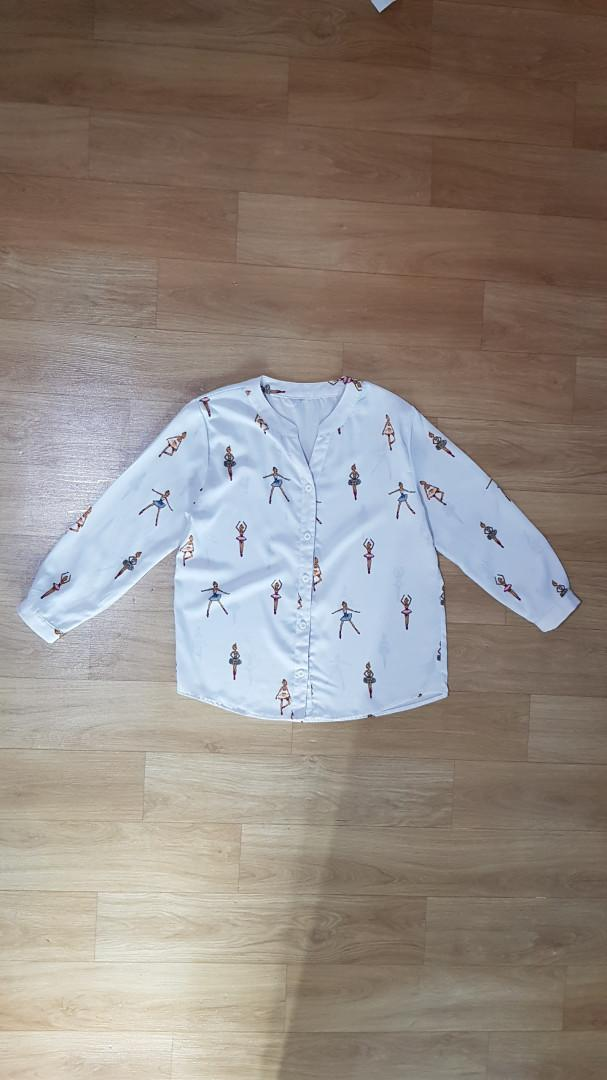
#> input picture backend/dataset/Sample/01.원천데이터/상품/상의/blouse/01_sou_000254_001266_front_02top_01blouse_woman.jpg, 607 x 1080 px
$ python -i styles.py   (imports and definitions only)   (older library calls are emulated)
#> lines starting #> are read from the running program, lines starting #| are printed output that depends on the picture; after the words box and inside, x2 and y2 are one past the last pixel; in counts of white or black regions, pixels touching at a corner belong together
### backend/app/services/ai/color.py
"""
Color Correction Module
Automatic color enhancement for fashion product images
"""
import cv2
import numpy as np
from PIL import Image
import logging

logger = logging.getLogger(__name__)


class ColorCorrection:
    """Color correction and enhancement for images"""

    def __init__(self):
        """Initialize color correction"""
        self.clip_limit = 2.0
        self.tile_grid_size = (8, 8)

    def auto_white_balance(self, image: np.ndarray) -> np.ndarray:
        """
        Apply automatic white balance using Gray World algorithm

        Args:
            image: BGR image (numpy array)

        Returns:
            White balanced image
        """
        result = cv2.cvtColor(image, cv2.COLOR_BGR2LAB)
        avg_a = np.average(result[:, :, 1])
        avg_b = np.average(result[:, :, 2])

        result[:, :, 1] = result[:, :, 1] - ((avg_a - 128) * (result[:, :, 0] / 255.0) * 1.1)
        result[:, :, 2] = result[:, :, 2] - ((avg_b - 128) * (result[:, :, 0] / 255.0) * 1.1)

        result = cv2.cvtColor(result, cv2.COLOR_LAB2BGR)
        return result

    def adjust_brightness_contrast(self, image: np.ndarray, brightness: int = 0,
                                   contrast: int = 0) -> np.ndarray:
        """
        Adjust brightness and contrast

        Args:
            image: Input image
            brightness: Brightness adjustment (-100 to 100)
            contrast: Contrast adjustment (-100 to 100)

        Returns:
            Adjusted image
        """
        if brightness != 0:
            if brightness > 0:
                shadow = brightness
                highlight = 255
            else:
                shadow = 0
                highlight = 255 + brightness
            alpha_b = (highlight - shadow) / 255
            gamma_b = shadow

            image = cv2.addWeighted(image, alpha_b, image, 0, gamma_b)

        if contrast != 0:
            f = 131 * (contrast + 127) / (127 * (131 - contrast))
            alpha_c = f
            gamma_c = 127 * (1 - f)

            image = cv2.addWeighted(image, alpha_c, image, 0, gamma_c)

        return image

    def clahe_enhancement(self, image: np.ndarray) -> np.ndarray:
        """
        Apply CLAHE (Contrast Limited Adaptive Histogram Equalization)

        Args:
            image: BGR image

        Returns:
            Enhanced image
        """
        # Convert to LAB color space
        lab = cv2.cvtColor(image, cv2.COLOR_BGR2LAB)

        # Split channels
        l, a, b = cv2.split(lab)

        # Apply CLAHE to L channel
        clahe = cv2.createCLAHE(clipLimit=self.clip_limit,
                                tileGridSize=self.tile_grid_size)
        l = clahe.apply(l)

        # Merge channels
        lab = cv2.merge([l, a, b])

        # Convert back to BGR
        result = cv2.cvtColor(lab, cv2.COLOR_LAB2BGR)
        return result

    def enhance_saturation(self, image: np.ndarray, saturation_scale: float = 1.2) -> np.ndarray:
        """
        Enhance color saturation

        Args:
            image: BGR image
            saturation_scale: Saturation multiplier (1.0 = no change)

        Returns:
            Enhanced image
        """
        # Convert to HSV
        hsv = cv2.cvtColor(image, cv2.COLOR_BGR2HSV).astype(np.float32)

        # Scale saturation
        hsv[:, :, 1] = hsv[:, :, 1] * saturation_scale
        hsv[:, :, 1] = np.clip(hsv[:, :, 1], 0, 255)

        # Convert back to BGR
        hsv = hsv.astype(np.uint8)
        result = cv2.cvtColor(hsv, cv2.COLOR_HSV2BGR)
        return result

    # [29 lines left out: function adjust_color_temperature, not called in this run]

    def sharpen(self, image: np.ndarray, strength: float = 1.0) -> np.ndarray:
        """
        Apply unsharp masking for sharpening

        Args:
            image: Input image
            strength: Sharpening strength (0.5 to 2.0)

        Returns:
            Sharpened image
        """
        # Create Gaussian blur
        blurred = cv2.GaussianBlur(image, (0, 0), 3)

        # Unsharp mask
        sharpened = cv2.addWeighted(image, 1.0 + strength, blurred, -strength, 0)

        return sharpened

    def auto_enhance(self, image: Image.Image, style: str = "balanced") -> Image.Image:
        """
        Automatic color enhancement pipeline

        Args:
            image: PIL Image (RGB or RGBA)
            style: Enhancement style ("balanced", "vivid", "soft")

        Returns:
            Enhanced PIL Image
        """
        # Convert PIL to OpenCV format
        has_alpha = image.mode == 'RGBA'
        if has_alpha:
            alpha_channel = np.array(image)[:, :, 3]
            rgb_image = image.convert('RGB')
        else:
            rgb_image = image.convert('RGB')

        cv_image = cv2.cvtColor(np.array(rgb_image), cv2.COLOR_RGB2BGR)

        # Apply enhancements based on style
        if style == "balanced":
            # Balanced: subtle enhancements
            cv_image = self.auto_white_balance(cv_image)
            cv_image = self.clahe_enhancement(cv_image)
            cv_image = self.enhance_saturation(cv_image, 1.1)
            cv_image = self.sharpen(cv_image, 0.5)

        elif style == "vivid":
            # Vivid: strong colors and contrast
            cv_image = self.auto_white_balance(cv_image)
            cv_image = self.clahe_enhancement(cv_image)
            cv_image = self.enhance_saturation(cv_image, 1.3)
            cv_image = self.adjust_brightness_contrast(cv_image, brightness=5, contrast=10)
            cv_image = self.sharpen(cv_image, 1.0)

        elif style == "soft":
            # Soft: gentle enhancements
            cv_image = self.auto_white_balance(cv_image)
            cv_image = self.enhance_saturation(cv_image, 1.05)
            cv_image = self.adjust_brightness_contrast(cv_image, brightness=10, contrast=5)

        else:
            logger.warning(f"Unknown style '{style}', using balanced")
            cv_image = self.auto_white_balance(cv_image)
            cv_image = self.clahe_enhancement(cv_image)

        # Convert back to PIL
        rgb_image = cv2.cvtColor(cv_image, cv2.COLOR_BGR2RGB)
        result = Image.fromarray(rgb_image)

        # Restore alpha channel if present
        if has_alpha:
            result.putalpha(Image.fromarray(alpha_channel))

        logger.info(f"Applied color correction with style: {style}")
        return result

### backend/app/services/ai/wrinkle.py
"""
Wrinkle Removal Module
Smoothing and detail preservation for clothing images
"""
import cv2
import numpy as np
from PIL import Image
import logging

logger = logging.getLogger(__name__)


class WrinkleRemoval:
    """Wrinkle removal and fabric smoothing"""

    def __init__(self):
        """Initialize wrinkle removal"""
        pass

    # [81 lines left out: functions bilateral_filter, guided_filter, adaptive_smoothing, not called in this run]

    def detail_preserving_smooth(self, image: np.ndarray, strength: float = 0.5) -> np.ndarray:
        """
        Apply detail-preserving smoothing

        Args:
            image: Input image
            strength: Smoothing strength (0.0 to 1.0)

        Returns:
            Smoothed image
        """
        if strength <= 0:
            return image

        # Apply bilateral filter with strength control
        sigma_color = int(75 * strength)
        sigma_space = int(75 * strength)
        d = 9 if strength > 0.5 else 7

        smoothed = cv2.bilateralFilter(image, d, sigma_color, sigma_space)

        # Blend with original based on strength
        result = cv2.addWeighted(image, 1 - strength, smoothed, strength, 0)

        return result

    def remove_wrinkles(self, image: Image.Image, strength: str = "medium") -> Image.Image:
        """
        Main wrinkle removal pipeline

        Args:
            image: PIL Image (RGB or RGBA)
            strength: Smoothing strength ("light", "medium", "strong")

        Returns:
            Smoothed PIL Image
        """
        # Convert PIL to OpenCV format
        has_alpha = image.mode == 'RGBA'
        if has_alpha:
            alpha_channel = np.array(image)[:, :, 3]
            rgb_image = image.convert('RGB')
        else:
            rgb_image = image.convert('RGB')

        cv_image = cv2.cvtColor(np.array(rgb_image), cv2.COLOR_RGB2BGR)

        # Apply smoothing based on strength
        if strength == "light":
            cv_image = self.detail_preserving_smooth(cv_image, strength=0.3)
        elif strength == "medium":
            cv_image = self.bilateral_filter(cv_image, d=9, sigma_color=50, sigma_space=50)
        elif strength == "strong":
            cv_image = self.bilateral_filter(cv_image, d=11, sigma_color=75, sigma_space=75)
            # Apply second pass for very strong smoothing
            cv_image = self.detail_preserving_smooth(cv_image, strength=0.4)
        else:
            logger.warning(f"Unknown strength '{strength}', using medium")
            cv_image = self.bilateral_filter(cv_image, d=9, sigma_color=50, sigma_space=50)

        # Convert back to PIL
        rgb_image = cv2.cvtColor(cv_image, cv2.COLOR_BGR2RGB)
        result = Image.fromarray(rgb_image)

        # Restore alpha channel if present
        if has_alpha:
            result.putalpha(Image.fromarray(alpha_channel))

        logger.info(f"Applied wrinkle removal with strength: {strength}")
        return result

### backend/app/services/ai/styles.py
"""
Style Processor Module
Style-specific image preprocessing for different Instagram aesthetics
"""
import cv2
import numpy as np
from PIL import Image, ImageDraw, ImageFilter, ImageEnhance
from typing import Tuple
import logging

from app.services.ai.color import ColorCorrection
from app.services.ai.wrinkle import WrinkleRemoval

logger = logging.getLogger(__name__)


class StyleProcessor:
    """Process images with different style presets"""

    def __init__(self):
        """Initialize style processor"""
        self.color_corrector = ColorCorrection()
        self.wrinkle_remover = WrinkleRemoval()

    def add_drop_shadow(self, image: Image.Image, offset: Tuple[int, int] = (10, 10),
                       blur_radius: int = 20, shadow_color: Tuple[int, int, int, int] = (0, 0, 0, 100)) -> Image.Image:
        """
        Add professional drop shadow to image

        Args:
            image: RGBA image
            offset: Shadow offset (x, y)
            blur_radius: Shadow blur
            shadow_color: Shadow color (RGBA)

        Returns:
            Image with shadow
        """
        # Create shadow layer
        shadow = Image.new('RGBA', image.size, (0, 0, 0, 0))
        shadow_draw = ImageDraw.Draw(shadow)

        # Get image bounds (non-transparent pixels)
        bbox = image.getbbox()
        if bbox:
            # Draw shadow
            shadow.paste(Image.new('RGBA', image.size, shadow_color), (0, 0))
            shadow.paste((0, 0, 0, 0), (0, 0), image)

            # Offset and blur shadow
            shadow = shadow.transform(
                image.size,
                Image.AFFINE,
                (1, 0, -offset[0], 0, 1, -offset[1]),
                Image.BILINEAR
            )
            shadow = shadow.filter(ImageFilter.GaussianBlur(blur_radius))

            # Composite shadow with image
            result = Image.alpha_composite(shadow, image)
            return result

        return image

    # [43 lines left out: function add_vignette, not called in this run]

    def minimal_style(self, image: Image.Image) -> Image.Image:
        """
        Apply minimal style processing
        - Clean white background
        - Professional drop shadow
        - High contrast
        - Sharp details

        Args:
            image: RGBA image (background already removed)

        Returns:
            Processed image
        """
        logger.info("Applying minimal style")

        # 1. Color correction - vivid for clarity
        enhanced = self.color_corrector.auto_enhance(image, style="vivid")

        # 2. Remove wrinkles - light to maintain detail
        smoothed = self.wrinkle_remover.remove_wrinkles(enhanced, strength="light")

        # 3. Increase contrast and sharpness
        if smoothed.mode == 'RGBA':
            alpha = smoothed.split()[3]
            rgb = smoothed.convert('RGB')
        else:
            rgb = smoothed.convert('RGB')
            alpha = None

        # Enhance contrast
        enhancer = ImageEnhance.Contrast(rgb)
        rgb = enhancer.enhance(1.2)

        # Enhance sharpness
        enhancer = ImageEnhance.Sharpness(rgb)
        rgb = enhancer.enhance(1.5)

        # Restore alpha
        if alpha:
            rgb.putalpha(alpha)

        # 4. Add professional drop shadow
        result = self.add_drop_shadow(rgb, offset=(8, 8), blur_radius=15,
                                      shadow_color=(0, 0, 0, 60))

        logger.info("Minimal style applied successfully")
        return result

    # [117 lines left out: functions mood_style, street_style, not called in this run]

    def process_with_style(self, image: Image.Image, style: str = "minimal") -> Image.Image:
        """
        Process image with specified style

        Args:
            image: Input image (RGBA)
            style: Style name ("minimal", "mood", "street")

        Returns:
            Styled image
        """
        style = style.lower()

        if style == "minimal":
            return self.minimal_style(image)
        elif style == "mood":
            return self.mood_style(image)
        elif style == "street":
            return self.street_style(image)
        else:
            logger.warning(f"Unknown style '{style}', using minimal")
            return self.minimal_style(image)

>>> from PIL import Image
>>> picture = Image.open('../../../dataset/Sample/01.원천데이터/상품/상의/blouse/01_sou_000254_001266_front_02top_01blouse_woman.jpg')
#> picture is the input picture: PIL image 607x1080 RGB; mean R, G, B 145.8, 136, 129.4
>>> result = StyleProcessor().process_with_style(picture)
#> in auto_white_balance, `avg_a = np.average(result[:, :, 1])`: avg_a = 131.2
#> in auto_white_balance, `avg_b = np.average(result[:, :, 2])`: avg_b = 133.5
#> in clahe_enhancement, `l, a, b = cv2.split(lab)`:
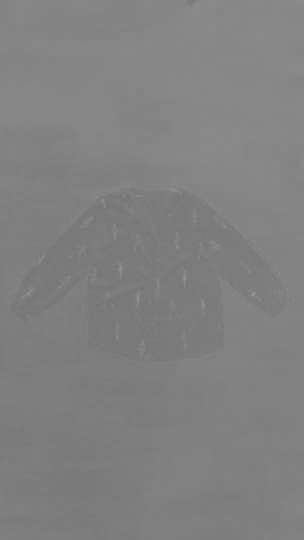
#> a: shape (1080, 607) (shown at 1/2 size); min 113, max 153, mean 128.7
#> in clahe_enhancement, `l = clahe.apply(l)`:
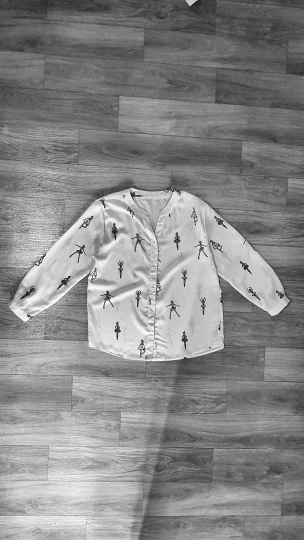
#> l: shape (1080, 607) (shown at 1/2 size); min 1, max 254, mean 136.6
#> in enhance_saturation, `hsv[:, :, 1] = hsv[:, :, 1] * saturation_scale`:
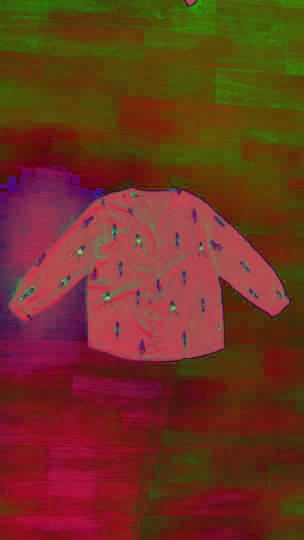
#> hsv: shape (1080, 607, 3) float32 (shown at 1/2 size); mean B, G, R 42.8, 68.1, 142.8; drawn with min black and max white
#> in enhance_saturation, `hsv[:, :, 1] = np.clip(hsv[:, :, 1], 0, 255)`:
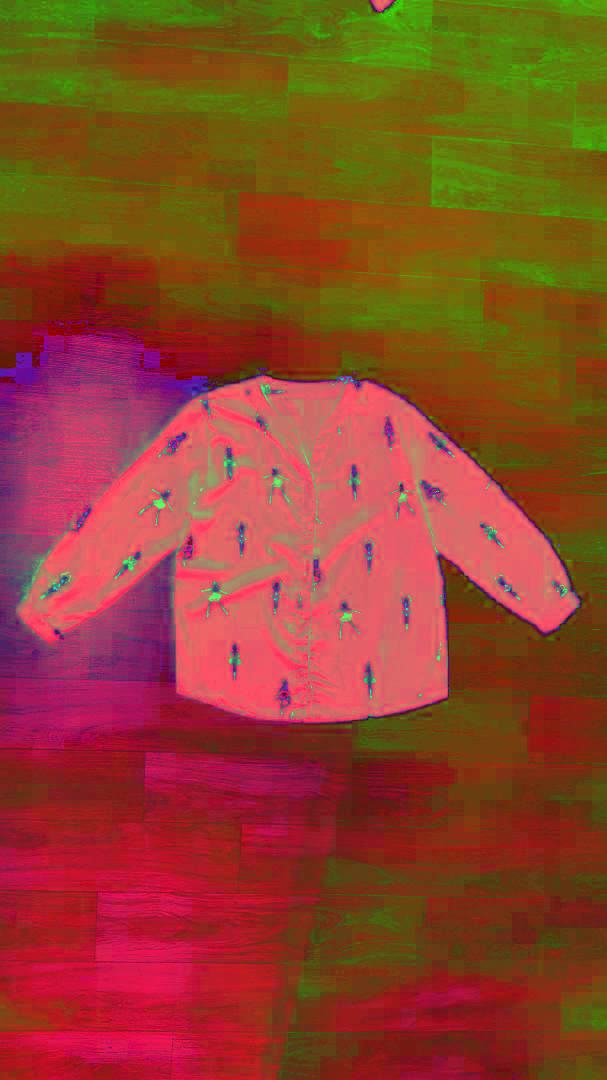
#> hsv: shape (1080, 607, 3) float32; 0.05% of pixels changed, all inside (x1, y1, x2, y2) = (41, 379, 567, 715)
#> in sharpen, `blurred = cv2.GaussianBlur(image, (0, 0), 3)`:
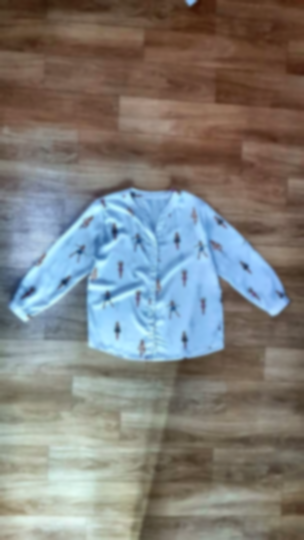
#> blurred: shape (1080, 607, 3) (shown at 1/2 size); mean of channels 0, 1, 2 124, 127, 127.8; drawn as B, G, R
#> in sharpen, `sharpened = cv2.addWeighted(image, 1.0 + strength, blurred, -strength,..`:
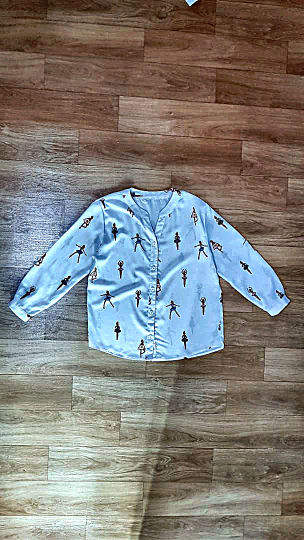
#> sharpened: shape (1080, 607, 3) (shown at 1/2 size); mean of channels 0, 1, 2 123, 126.7, 128; drawn as B, G, R
#> in detail_preserving_smooth, `smoothed = cv2.bilateralFilter(image, d, sigma_color, sigma_space)`:
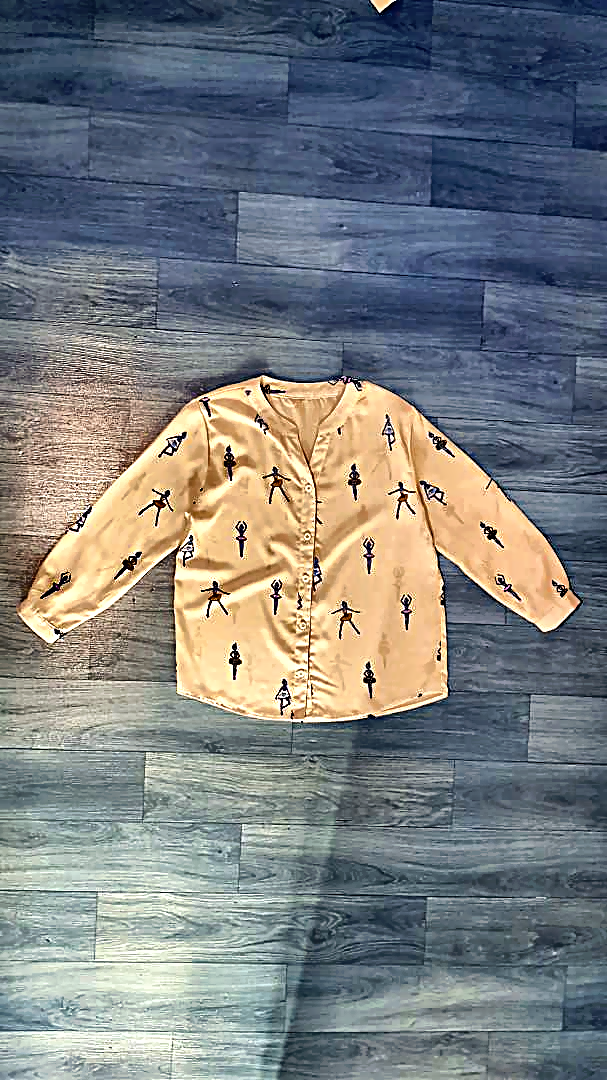
#> smoothed: shape (1080, 607, 3); mean R, G, B 123, 126.7, 128
#> in add_drop_shadow, `bbox = image.getbbox()`: bbox = (0, 0, 607, 1080)
#> (the run stopped early here; a loop or call above may not have finished)
